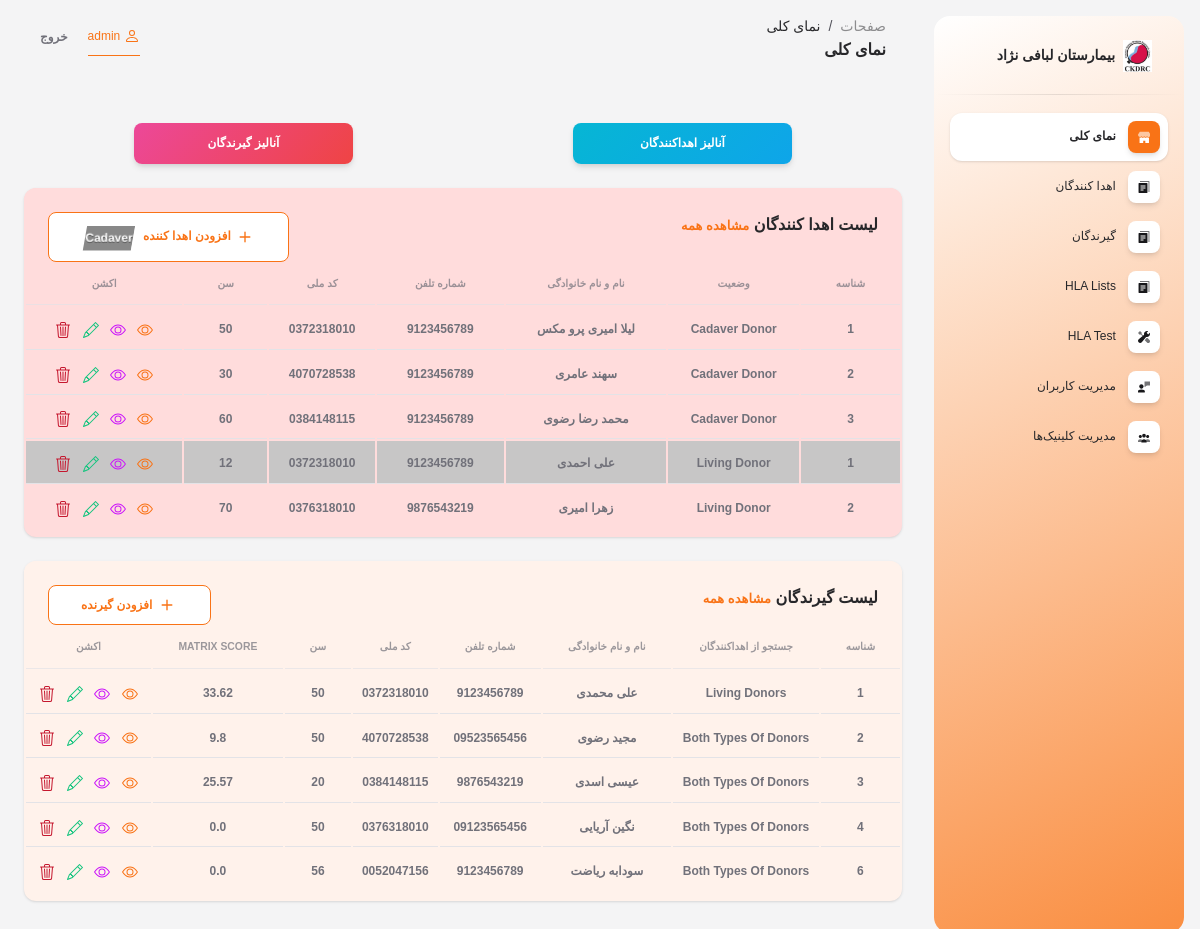
The app's page / (signed in), older data.
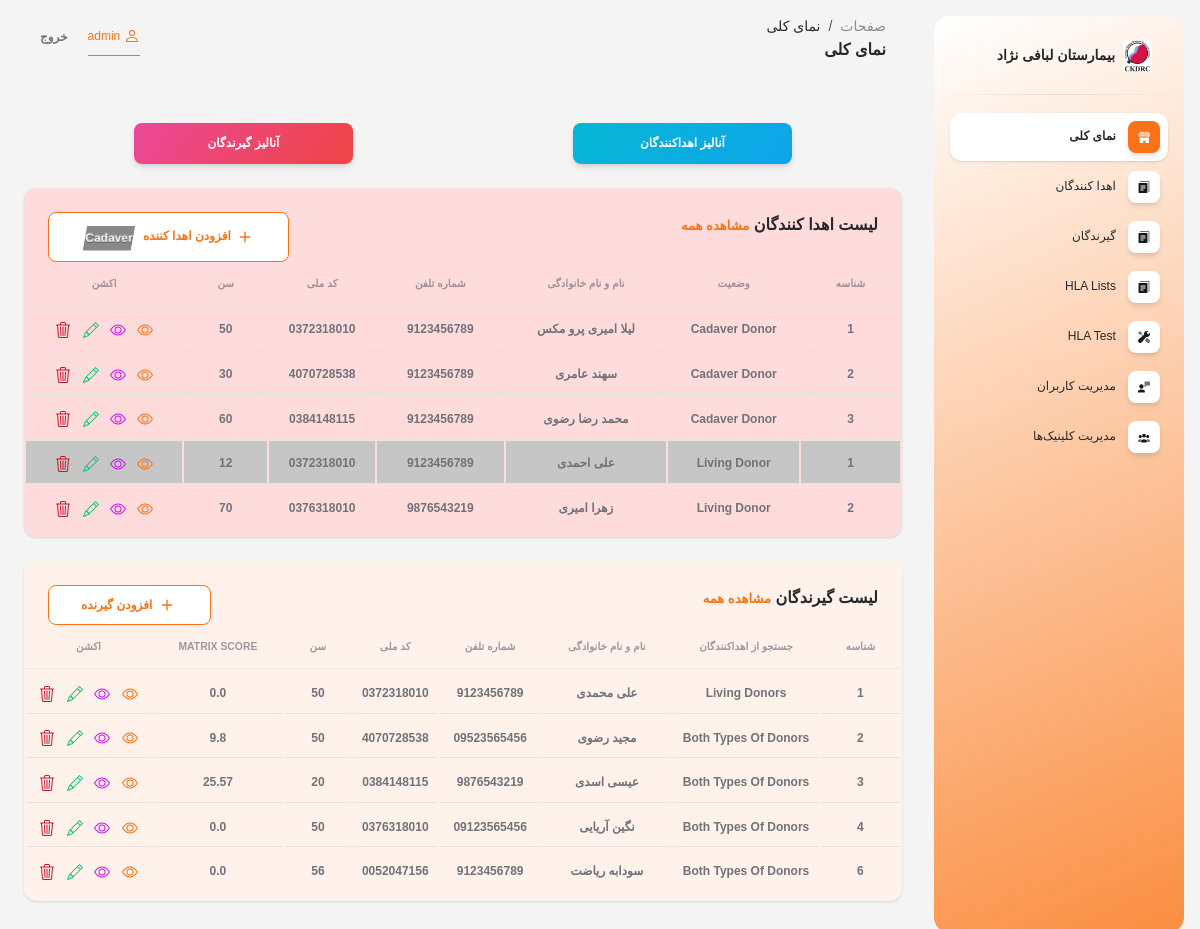
The same page, newer data.
### referees/models.py (models this page shows, shortened)
class Recipient(models.Model):
    search_donor_choices = [
        ('1', 'Both Types Of Donors'),
        ('2', 'Cadaver Donors'),
        ('3', 'Living Donors'),
    ]
    read_uam_from_choices = [
        ('1', 'ارسال دستی'),
        ('2', 'از فایل های ارسالی'),
    ]
    gender_choices = [
        ('1', 'مرد'),
        ('2', 'زن'),
    ]
    blood_group_choices = [
        ('A', 'A'),
        ('B', 'B'),
        ('AB', 'AB'),
        ('O', 'O'),
    ]
    previous_donation_candidate_choices = [
        ('yes', 'YES'),
        ('no', 'NO'),
    ]
    medical_urgency_choices = [
        ('1', 'no access'),
        ('2', 'cardiomyopathy'),
        ('3', 'none'),
    ]
    cpra_choices = [
        ('1', '≥ 98%'),
        ('2', '95-97%'),
        ('3', '80-94%'),
        ('4', '21-79%'),
        ('5', '1-20%'),
        ('6', '0%'),
    ]
    search_donor = models.CharField(verbose_name='جستجو از اهداکنندگان', choices=search_donor_choices, max_length=1, default='1')
    read_uam_from = models.CharField(verbose_name='تحلیل UAM از؟', choices=read_uam_from_choices, default='1', max_length=1)
    pcr_based_pdf = models.FileField(verbose_name='PCR Based PDF', upload_to=upload_recipient_pdf_path, blank=True, null=True)
    class_i_pdf = models.FileField(verbose_name='Class I PDF', upload_to=upload_recipient_pdf_path, blank=True, null=True)
    class_ii_pdf = models.FileField(verbose_name='Class II PDF', upload_to=upload_recipient_pdf_path, blank=True, null=True)
    full_name = models.CharField(verbose_name='نام و نام خانوادگی', max_length=200)
    national_code = models.CharField(verbose_name='کد ملی', max_length=15)
    gender = models.CharField(verbose_name='جنسیت', choices=gender_choices, max_length=1)
    pregnancies_number = models.IntegerField(verbose_name='تعداد بارداری (اختیاری)', null=True, blank=True)
    phone_number = models.CharField(verbose_name='شماره تماس', max_length=50)
    age = models.IntegerField(verbose_name='سن')
    blood_group = models.CharField(verbose_name='گروه خونی', max_length=2, choices=blood_group_choices)
    waiting_list = models.CharField(max_length=10, null=True, blank=True)
    dialysis_duration = models.CharField(max_length=10, null=True, blank=True)
    previous_donation = models.CharField(max_length=3, choices=previous_donation_candidate_choices, null=True, blank=True)
    medical_urgency = models.CharField(max_length=1, choices=medical_urgency_choices, null=True, blank=True)
    candidate_for_2_kidney_TX = models.CharField(max_length=3, choices=previous_donation_candidate_choices, null=True, blank=True)
    candidate_for_kidney_after_other_organ_TX = models.CharField(max_length=3, choices=previous_donation_candidate_choices, null=True, blank=True)
    cpra = models.CharField(max_length=1, choices=cpra_choices, null=True, blank=True)
    desensitized = models.CharField(max_length=3, choices=previous_donation_candidate_choices, null=True, blank=True)
    hla_a_1 = models.ForeignKey(HlaA, on_delete=models.DO_NOTHING, verbose_name='HLA A (allele 1)', related_name='hla_a_1_recipient')
    hla_a_2 = models.ForeignKey(HlaA, on_delete=models.DO_NOTHING, verbose_name='HLA A (allele 2)', related_name='hla_a_2_recipient')
    hla_b_1 = models.ForeignKey(HlaB, on_delete=models.DO_NOTHING, verbose_name='HLA B (allele 1)', related_name='hla_b_1_recipient')
    hla_b_2 = models.ForeignKey(HlaB, on_delete=models.DO_NOTHING, verbose_name='HLA B (allele 2)', related_name='hla_b_2_recipient')
    hla_drb1_1 = models.ForeignKey(HlaDRB1, on_delete=models.DO_NOTHING, verbose_name='HLA DRB1 (allele 1)', related_name='hla_drb1_1_recipient')
    hla_drb1_2 = models.ForeignKey(HlaDRB1, on_delete=models.DO_NOTHING, verbose_name='HLA DRB1 (allele 2)', related_name='hla_drb1_2_recipient')
    hla_drb_1 = models.ForeignKey(HlaDRB, on_delete=models.DO_NOTHING, verbose_name='HLA DRB (allele 1)', null=True, blank=True, related_name='hla_drb_1_recipient')
    hla_drb_2 = models.ForeignKey(HlaDRB, on_delete=models.DO_NOTHING, verbose_name='HLA DRB (allele 2)', null=True, blank=True, related_name='hla_drb_2_recipient')
    hla_dqb1_1 = models.ForeignKey(HlaDQB1, on_delete=models.DO_NOTHING, verbose_name='HLA DQB1 (allele 1)', related_name='hla_dqb1_1_recipient')
    hla_dqb1_2 = models.ForeignKey(HlaDQB1, on_delete=models.DO_NOTHING, verbose_name='HLA DQB1 (allele 2)', related_name='hla_dqb1_2_recipient')
    point = models.FloatField(verbose_name='امتیاز')
    donor_blood_group = MultiSelectField(verbose_name='گروه خونی مناسب برای دهنده', help_text='این مقدار توسط سیستیم تعین می گردد', max_length=50, choices=blood_group_choices)
    min_donor_age = models.IntegerField(verbose_name='حداقل سن مناسب برای دهنده', help_text='این مقدار توسط سیستیم تعین می گردد', default=0)
    max_donor_age = models.IntegerField(verbose_name='حداکثر سن مناسب برای دهنده', help_text='این مقدار توسط سیستیم تعین می گردد')
    hla_a_uam = models.ManyToManyField(HlaA, verbose_name='HLA A (UAM)', blank=True, related_name='hla_a_1_uam')
    hla_b_uam = models.ManyToManyField(HlaB, verbose_name='HLA B (UAM)', blank=True, related_name='hla_b_1_uam')
    hla_drb1_uam = models.ManyToManyField(HlaDRB1, verbose_name='HLA DRB1 (UAM)', blank=True, related_name='hla_drb1_1_uam')
    hla_drb_uam = models.ManyToManyField(HlaDRB, verbose_name='HLA DRB (UAM)', blank=True, related_name='hla_drb_1_uam')
    hla_dqb1_uam = models.ManyToManyField(HlaDQB1, verbose_name='HLA DQB1 (UAM)', blank=True, related_name='hla_dqb1_1_uam')
    is_test = models.BooleanField(verbose_name='دیتای تستی', default=False)
    creator_user = models.ForeignKey(settings.AUTH_USER_MODEL, on_delete=models.SET_NULL, null=True, blank=True)
    creator_groups = models.ManyToManyField(Group, blank=True)
    deactivate = models.BooleanField(verbose_name='غیرفعال سازی', default=False)
    class Meta:
        verbose_name = 'گیرنده'
        verbose_name_plural = 'گیرندگان'

### referees/views.py (the view)
# urls.py: path('', main, name='main'),
@login_required
def main(request):
    cadaver_donors = owner_filter(request.user, CadaverDonor.objects.all())
    living_donors = owner_filter(request.user, LivingDonor.objects.all())
    donors = list(chain(cadaver_donors, living_donors))[:5]
    recipients = owner_filter(request.user, Recipient.objects.all())[:5]
    context = {
        'donors': donors,
        'recipients': recipients
    }
    return render(request, 'main.html', context=context)

### referees/templatetags/custom_filters.py (called while the page is built)
@register.filter(name='truncatechars_noellipsis')
def truncatechars_noellipsis(value, arg):
    try:
        length = int(arg)
    except ValueError:
        return value
    if not isinstance(value, str):
        value = str(value)
    return value[:length]

### referees/views.py (called while the page is built)
def owner_filter(user, queryset):
    base_filter = Q(is_test=user.is_staff)
    if not user.groups.all():
        return queryset.filter(base_filter)
    return queryset.filter(
        base_filter & Q(creator_groups__in=user.groups.all())
    ).distinct()

### templates/main.html (shortened to what the changed rows need)
{% extends 'base.html' %}
{% load static %}
{% load custom_filters %}
{% block contain %}
<div class="row">
    <div class="col-12">
        {% include "includes/donors_table.html" %}
    </div>
    <div class="col-12">
        <div class="card mb-4" style="background-color: #FFF2EB;">
            <div class="card-body px-0 pt-0 pb-2">
                <div class="table-responsive p-0">
                    <table class="table align-items-center mb-0">
                        <thead>
                            <tr>
                                <th
                                    class="text-center text-uppercase text-secondary text-xxs font-weight-bolder opacity-7">
                                    شناسه</th>
                                <th
                                    class="text-center text-uppercase text-secondary text-xxs font-weight-bolder opacity-7">
                                    جستجو از اهداکنندگان</th>
                                <th
                                    class="text-center text-uppercase text-secondary text-xxs font-weight-bolder opacity-7">
                                    نام و نام خانوادگی</th>
                                <th
                                    class="text-center text-uppercase text-secondary text-xxs font-weight-bolder opacity-7">
                                    شماره تلفن</th>
                                <th
                                    class="text-center text-uppercase text-secondary text-xxs font-weight-bolder opacity-7">
                                    کد ملی</th>
                                <th
                                    class="text-center text-uppercase text-secondary text-xxs font-weight-bolder opacity-7">
                                    سن</th>
                                <th
                                    class="text-center text-uppercase text-secondary text-xxs font-weight-bolder opacity-7">
                                    Matrix Score</th>
                                <th
                                    class="text-center text-uppercase text-secondary text-xxs font-weight-bolder opacity-7">
                                    اکشن</th>
                            </tr>
                        </thead>
                        <tbody>
                            {% if recipients %}
                            {% for recipient in recipients %}
                            <tr {% if recipient.deactivate %} style="background-color: hsl(0, 1%, 78%);" {% endif %}>
                                <td class="align-middle text-center">
                                    <span class="text-secondary text-xs font-weight-bold">{{ recipient.id }}</span>
                                </td>
                                <td class="align-middle text-center">
                                    <span class="text-secondary text-xs font-weight-bold">{{ recipient.get_search_donor_display }}</span>
                                </td>
                                <td class="align-middle text-center">
                                    <span class="text-secondary text-xs font-weight-bold">{{ recipient.full_name }}</span>
                                </td>
                                <td class="align-middle text-center">
                                    <span class="text-secondary text-xs font-weight-bold">{{ recipient.phone_number }}</span>
                                </td>
                                <td class="align-middle text-center">
                                    <span class="text-secondary text-xs font-weight-bold">{{ recipient.national_code }}</span>
                                </td>
                                <td class="align-middle text-center">
                                    <span class="text-secondary text-xs font-weight-bold">{{ recipient.age }}</span>
                                </td>
                                <td class="align-middle text-center">
                                    <span class="text-secondary text-xs font-weight-bold">{{ recipient.point|truncatechars_noellipsis:5 }}</span>
                                </td>
                                <td class="align-middle text-center">
                                    <a href="{% url 'recipient_detail' recipient.id %}" title="جزئیات" style="padding: 0 4px;">
                                        <span class="text-secondary text-xs font-weight-bold">
                                        </span>
                                    </a>
                                    <a href="{% url 'select_donors_for_recipient' recipient.id %}" title="جزئیات" style="padding: 0 4px;">
                                        <span class="text-secondary text-xs font-weight-bold">
                                        </span>
                                    </a>
                                    <a href="{% url 'recipient_update' recipient.id %}" title="ویرایش" style="padding: 0 4px;">
                                        <span class="text-secondary text-xs font-weight-bold">
                                        </span>
                                    </a>
                                    <a href="{% url 'recipient_delete' recipient.id %}" title="حذف" style="padding: 0 4px;">
                                        <span class="text-secondary text-xs font-weight-bold">
                                        </span>
                                    </a>
                                </td>
                            </tr>
                            {% endfor %}
                            {% else %}
                            <tr>
                                <td colspan="8" class="align-middle text-center">
                                    <span class="text-secondary text-xs font-weight-bold">موردی یافت نشد</span>
                                </td>
                            </tr>
                            {% endif %}
                        </tbody>
                    </table>
                </div>
            </div>
        </div>
    </div>
</div>
{% endblock %}

Row changes from the older to the newer data that the page shows:
changed Recipient "Living Donors": point "33.62" → "0.0"
